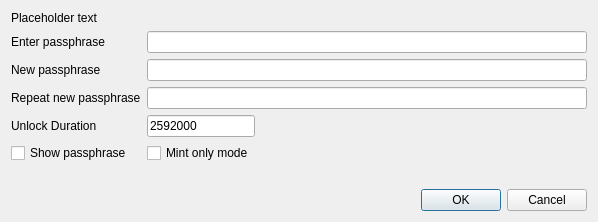
<?xml version="1.0" encoding="UTF-8"?>
<ui version="4.0">
 <class>AskPassphraseDialog</class>
 <widget class="QDialog" name="AskPassphraseDialog">
  <property name="geometry">
   <rect>
    <x>0</x>
    <y>0</y>
    <width>598</width>
    <height>222</height>
   </rect>
  </property>
  <property name="sizePolicy">
   <sizepolicy hsizetype="Preferred" vsizetype="Minimum">
    <horstretch>0</horstretch>
    <verstretch>0</verstretch>
   </sizepolicy>
  </property>
  <property name="minimumSize">
   <size>
    <width>550</width>
    <height>0</height>
   </size>
  </property>
  <property name="windowTitle">
   <string>Passphrase Dialog</string>
  </property>
  <layout class="QVBoxLayout" name="verticalLayout">
   <property name="sizeConstraint">
    <enum>QLayout::SetMinimumSize</enum>
   </property>
   <item>
    <widget class="QLabel" name="warningLabel">
     <property name="text">
      <string notr="true">Placeholder text</string>
     </property>
     <property name="textFormat">
      <enum>Qt::RichText</enum>
     </property>
     <property name="wordWrap">
      <bool>true</bool>
     </property>
    </widget>
   </item>
   <item>
    <layout class="QFormLayout" name="formLayout">
     <property name="sizeConstraint">
      <enum>QLayout::SetMinimumSize</enum>
     </property>
     <property name="fieldGrowthPolicy">
      <enum>QFormLayout::AllNonFixedFieldsGrow</enum>
     </property>
     <item row="0" column="0">
      <widget class="QLabel" name="passLabel1">
       <property name="text">
        <string>Enter passphrase</string>
       </property>
      </widget>
     </item>
     <item row="0" column="1">
      <widget class="QLineEdit" name="passEdit1">
       <property name="echoMode">
        <enum>QLineEdit::Password</enum>
       </property>
      </widget>
     </item>
     <item row="1" column="0">
      <widget class="QLabel" name="passLabel2">
       <property name="text">
        <string>New passphrase</string>
       </property>
      </widget>
     </item>
     <item row="1" column="1">
      <widget class="QLineEdit" name="passEdit2">
       <property name="echoMode">
        <enum>QLineEdit::Password</enum>
       </property>
      </widget>
     </item>
     <item row="2" column="0">
      <widget class="QLabel" name="passLabel3">
       <property name="text">
        <string>Repeat new passphrase</string>
       </property>
      </widget>
     </item>
     <item row="2" column="1">
      <widget class="QLineEdit" name="passEdit3">
       <property name="echoMode">
        <enum>QLineEdit::Password</enum>
       </property>
      </widget>
     </item>
     <item row="3" column="0">
      <widget class="QLabel" name="passLabelDuration">
       <property name="text">
        <string>Unlock Duration</string>
       </property>
      </widget>
     </item>
     <item row="3" column="1">
      <widget class="QLineEdit" name="passEditDuration">
       <property name="sizePolicy">
        <sizepolicy hsizetype="Maximum" vsizetype="Fixed">
         <horstretch>0</horstretch>
         <verstretch>0</verstretch>
        </sizepolicy>
       </property>
       <property name="text">
        <string>2592000</string>
       </property>
      </widget>
     </item>
     <item row="6" column="1">
      <widget class="QLabel" name="capsLabel">
       <property name="font">
        <font>
         <weight>75</weight>
         <bold>true</bold>
        </font>
       </property>
       <property name="text">
        <string/>
       </property>
       <property name="alignment">
        <set>Qt::AlignCenter</set>
       </property>
      </widget>
     </item>
     <item row="4" column="0">
      <widget class="QCheckBox" name="toggleShowPasswordButton">
       <property name="text">
        <string>Show passphrase</string>
       </property>
      </widget>
     </item>
     <item row="4" column="1">
      <widget class="QCheckBox" name="passCheckBoxMintOnly">
       <property name="text">
        <string>Mint only mode</string>
       </property>
      </widget>
     </item>
    </layout>
   </item>
   <item>
    <widget class="QDialogButtonBox" name="buttonBox">
     <property name="orientation">
      <enum>Qt::Horizontal</enum>
     </property>
     <property name="standardButtons">
      <set>QDialogButtonBox::Cancel|QDialogButtonBox::Ok</set>
     </property>
    </widget>
   </item>
  </layout>
 </widget>
 <resources/>
 <connections>
  <connection>
   <sender>buttonBox</sender>
   <signal>accepted()</signal>
   <receiver>AskPassphraseDialog</receiver>
   <slot>accept()</slot>
   <hints>
    <hint type="sourcelabel">
     <x>20</x>
     <y>20</y>
    </hint>
    <hint type="destinationlabel">
     <x>20</x>
     <y>20</y>
    </hint>
   </hints>
  </connection>
  <connection>
   <sender>buttonBox</sender>
   <signal>rejected()</signal>
   <receiver>AskPassphraseDialog</receiver>
   <slot>reject()</slot>
   <hints>
    <hint type="sourcelabel">
     <x>20</x>
     <y>20</y>
    </hint>
    <hint type="destinationlabel">
     <x>20</x>
     <y>20</y>
    </hint>
   </hints>
  </connection>
 </connections>
</ui>
